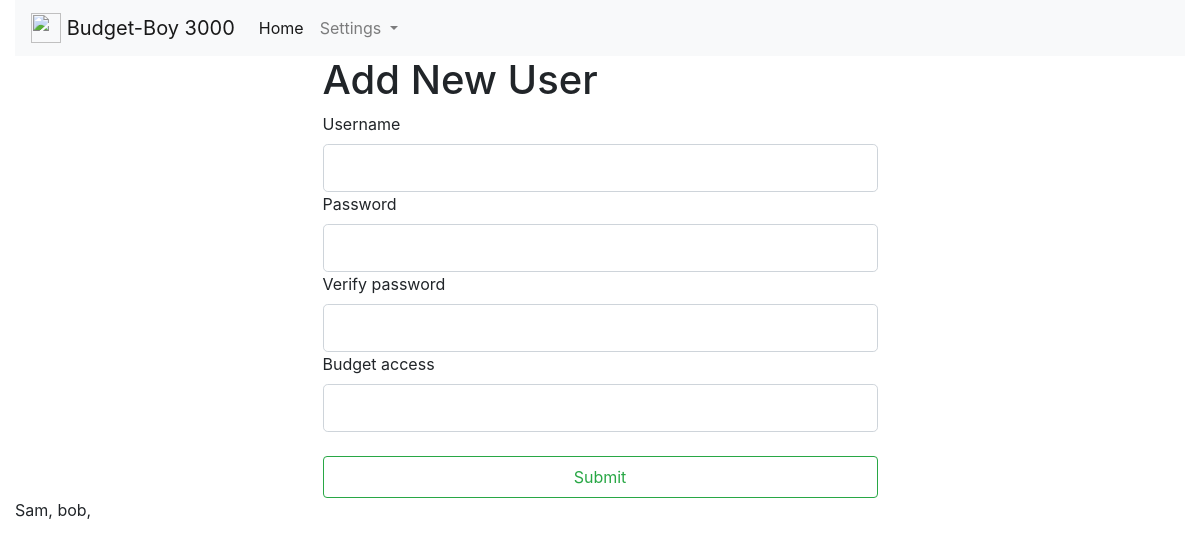
The app's page /newuser, older data.
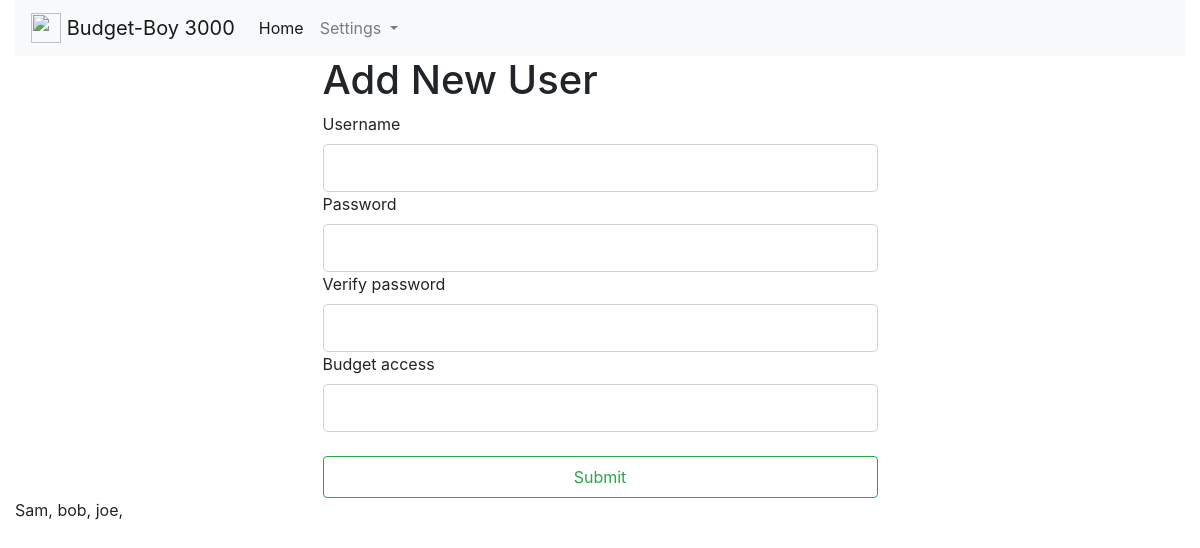
The same page, newer data.
### app.py (models this page shows, shortened)
class User(db.Model):
    id = db.Column(db.Integer, primary_key=True)
    username = db.Column(db.String(20), unique=True, nullable=False)
    password = db.Column(db.String(6), nullable=False)
    budgets_access = db.Column(db.String(100), unique=False, nullable=True)

### app.py (the view)
@app.route('/newuser', methods=['GET','POST'])
def newuser():
    form=UpdateUserForm()
    u = User.query.all()
    if form.is_submitted():
        if(form.password.data == form.password2.data):
            user = User(username= f'{form.username.data}', password=f'{form.password.data}', budgets_access = f'{form.budgets_access.data}')
            db.session.add(user)
            db.session.commit()
    return render_template('newuser.html', form = form, u = u)

### app.py
class UpdateUserForm(FlaskForm):
    username = StringField('Username', validators=[DataRequired(), Length(min=2, max=50)])
    password = PasswordField('Password', validators=[DataRequired(), Length(min=6, max=20)])
    password2 = PasswordField('Verify password', validators=[DataRequired(), Length(min=6, max=20)])
    budgets_access = StringField('Budget access')
    submit = SubmitField('Submit')

### templates/newuser.html (shortened to what this page needs)
{% extends 'base_in.html' %}
{% block body %}
<div class="col-md-6 offset-3">
<h1>Add New User</h1>
  <form method="POST", action="">
    {{form.username.label(class="form-control-label")}}
    {{form.username(class="form-control form-control-lg")}}
    {{form.password.label(class="form-control-label")}}
    {{form.password(class="form-control form-control-lg")}}
    {{form.password2.label(class="form-control-label")}}
    {{form.password2(class="form-control form-control-lg")}}
    {{form.budgets_access.label(class="form-control-label")}}
    {{form.budgets_access(class="form-control form-control-lg")}}
    <br>
    {{form.submit(class="btn btn-outline-success form-control form-control-lg")}}
  </form>
</div>
<div>
  {% for i in u %}
  {{i.username}},
  {% endfor %}
</div>
{% endblock %}

Row changes from the older to the newer data that the page shows:
added User: username "joe"
